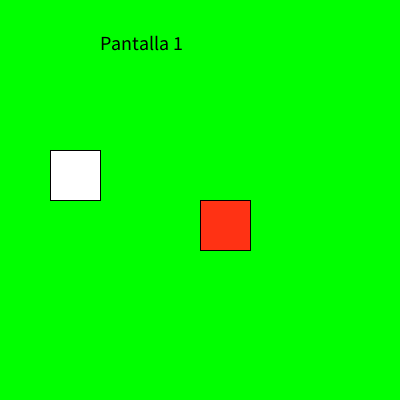
Frame 1 (no input)
Frame 60 (the mouse pressed at the canvas centre just before this capture): identical to frame 1, image omitted
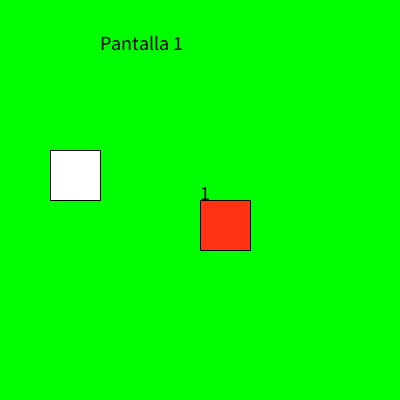
Frame 120 (the mouse held since frame 60 and released just before this capture)

The Processing sketch that drew these frames (run headless with seeded random() and noise(); from frame 60 on, the mouse is pressed at the canvas centre):

// Processing sketch: condicional_3_pantallas_boton_2
// ── condicional_3_pantallas_boton_2.pde
int posX = 200;
int pantalla = 1;

void setup(){
  size(400, 400);
  textSize(20);
}

void draw(){
  if(pantalla == 1){
    background(0, 255, 0);
    fill(255,50,20);
    rect(200,200,50,50);
    fill(0);
    text("Pantalla 1", 100, 50);
  }else if(pantalla == 2){
    background(255, 0, 0);
    fill(0);
    text("Pantalla 2", 200, 50);
  }else if(pantalla == 3){
    background(0, 0, 255);
    fill(0);
    text("Pantalla 3", 100, 200);
  }
  fill(0);
  text(pantalla, mouseX, mouseY);
  
  fill(255);
  rect(50, 150, 50, 50);
}

void mouseClicked(){
  if(mouseX > 50 && mouseY > 150 && mouseX < (50 + 50) && mouseY < (150 + 50)){
    pantalla = pantalla + 1;
    if(pantalla == 4){
      pantalla = 1;
    }
  }
}
